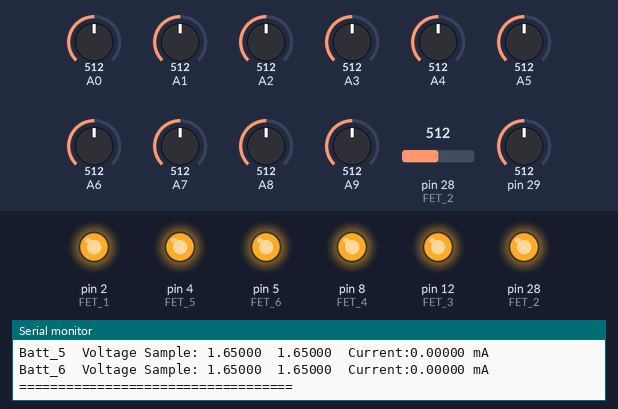
Recording of a sketch running on a simulated Teensy 4. On the bench: output pins drawn as LEDs (lit = HIGH), the last lines printed to the serial monitor. The test bench sets the inputs (shaded band); at power-on: A1 = 512, A3 = 512, A5 = 512, A0 = 512, A2 = 512, A4 = 512, A6 = 512, A7 = 512, A8 = 512, A9 = 512, pin 28 (FET_2) = 512, pin 29 = 512 (analog values on the 0–1023 scale). Storage starts empty.

Above: at 11.2 s.
11.3 s: A1 set to 300
12.8 s: A1 set to 277
At 14.0 s:
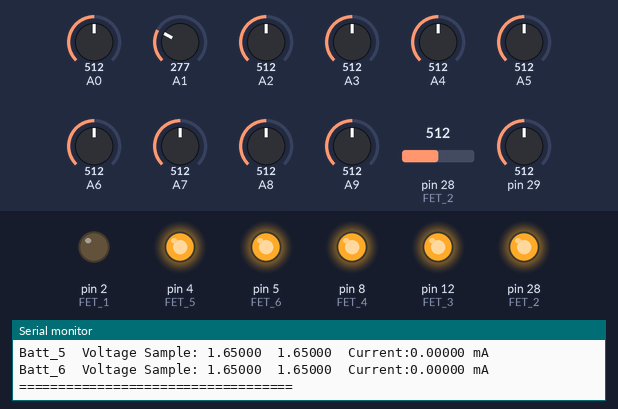
14.3 s: A3 set to 295
15.8 s: A3 set to 276
At 16.3 s:
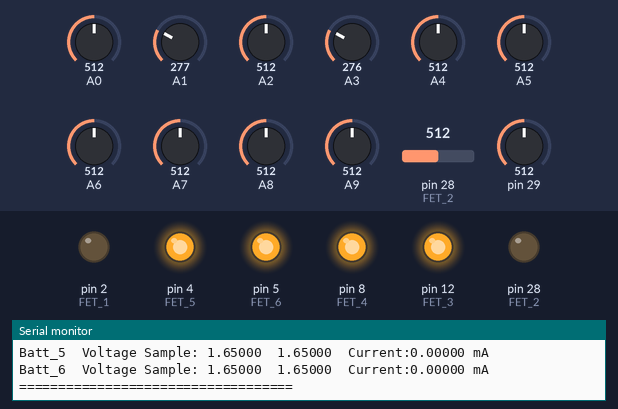
17.3 s: A5 set to 303
18.8 s: A5 set to 274
At 19.8 s:
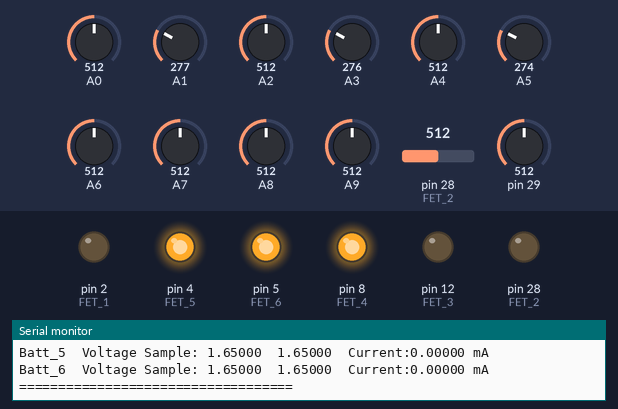
Timing chart, 0 to 21.3 s (numbered marks = the images above; inputs shaded):
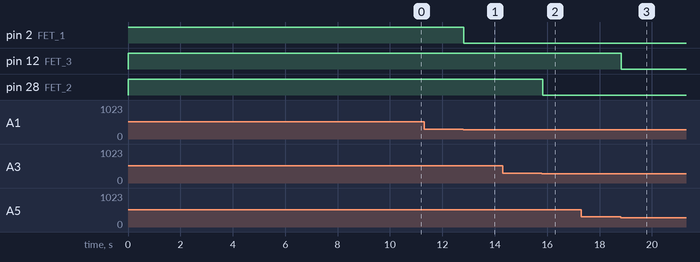

Measured:
- the behaviour switches between 286 and 285 on A1 (found by bisection; images 0 and 1)
- the behaviour switches between 286 and 285 on A3 (found by bisection; images 1 and 2)
- the behaviour switches between 286 and 285 on A5 (found by bisection; images 2 and 3)
- after the input at 12.8 s, pin 2 (FET_1): HIGH → LOW at once
- after the input at 15.8 s, pin 28 (FET_2): HIGH → LOW at once
- after the input at 18.8 s, pin 12 (FET_3): HIGH → LOW at once

The sketch:

battery_capacity_checker.ino
```cpp
#include <SD.h>
#include <SPI.h>

#define FET_1  2
#define FET_2  28
#define FET_3  12
#define FET_4  8
#define FET_5  4
#define FET_6  5

//#define CTRL_1  2
//#define CTRL_2  28
//#define CTRL_3  12
//#define CTRL_4  8
//#define CTRL_5  4
//#define CTRL_6  5

#define SENSE_1_0 A0
#define SENSE_1_1 A1
#define SENSE_2_0 A2
#define SENSE_2_1 A3
#define SENSE_3_0 A4
#define SENSE_3_1 A5
#define SENSE_4_0 A6
#define SENSE_4_1 A7
#define SENSE_5_0 A8
#define SENSE_5_1 A9
#define SENSE_6_0 A14
#define SENSE_6_1 A15

//#define FET_ADC_OFF_THRESH          1140 //~0.92V (V_BATT ~= 3.2V)
//#define FET_ADC_SAFETY_UPPER_THRESH 4046 //~3.26V

#define FET_ADC_OFF_THRESH          0.92 //~0.92V (V_BATT ~= 3.2V)
#define FET_ADC_SAFETY_UPPER_THRESH 3.26 //~3.26V

const int chipSelect = BUILTIN_SDCARD;

struct BattStruct{
  float  voltage_0;
  float  voltage_1;
  uint32_t  resVal;
  float     current;
  uint8_t   testOver;
  uint32_t  timeSample;
};

BattStruct batt_1, batt_2, batt_3, batt_4, batt_5, batt_6;

// Create an IntervalTimer object
IntervalTimer myTimer;

String fileName;
char fileNameChar[20];

void setup() {
  pinMode(FET_1, OUTPUT);
  pinMode(FET_2, OUTPUT);
  pinMode(FET_3, OUTPUT);
  pinMode(FET_4, OUTPUT);
  pinMode(FET_5, OUTPUT);
  pinMode(FET_6, OUTPUT);

  // enable all FETS
  digitalWrite(FET_1, HIGH);
  digitalWrite(FET_2, HIGH);
  digitalWrite(FET_3, HIGH);
  digitalWrite(FET_4, HIGH);
  digitalWrite(FET_5, HIGH);
  digitalWrite(FET_6, HIGH);

  batt_1.resVal=56;
  batt_2.resVal=56;
  batt_3.resVal=56;
  batt_4.resVal=56;
  batt_5.resVal=56;
  batt_6.resVal=56;

  batt_1.testOver=0;
  batt_2.testOver=0;
  batt_3.testOver=0;
  batt_4.testOver=0;
  batt_5.testOver=0;
  batt_6.testOver=0;

  analogReadResolution(12);

  Serial.begin(9600);
  while (!Serial) {
    ; // wait for serial port to connect.
  }

  Serial.print("Initializing SD card...");

  // see if the card is present and can be initialized:
  if (!SD.begin(chipSelect)) {
    Serial.println("Card failed, or not present");
    while (1) {
      // No SD card, so don't do anything more - stay stuck here
    }
  }

  Serial.println("card initialized.");

  // figure out fileName
  fileName = "datalog_1.csv";
  int i = 1;
  fileName.toCharArray(fileNameChar, fileName.length()+1);
  while(SD.exists(fileNameChar)){
    i++;
    fileName = "datalog_" + String(i) + ".csv";
    fileName.toCharArray(fileNameChar, fileName.length()+1);
  }

  Serial.print("logging file name:\t");
  Serial.println(fileNameChar);

  delay(10000);

  myTimer.begin(sampleBatteries, 100000);  // 1 Hz

}

void loop() {

}

void sampleBatteries(){
  Serial.print("Batt_1\t");
  sampleFunc(&batt_1, SENSE_1_0, SENSE_1_1, FET_1);
  Serial.print("Batt_2\t");
  sampleFunc(&batt_2, SENSE_2_0, SENSE_2_1, FET_2);
  Serial.print("Batt_3\t");
  sampleFunc(&batt_3, SENSE_3_0, SENSE_3_1, FET_3);
  Serial.print("Batt_4\t");
  sampleFunc(&batt_4, SENSE_4_0, SENSE_4_1, FET_4);
  Serial.print("Batt_5\t");
  sampleFunc(&batt_5, SENSE_5_0, SENSE_5_1, FET_5);
  Serial.print("Batt_6\t");
  sampleFunc(&batt_6, SENSE_6_0, SENSE_6_1, FET_6);

  saveBatteryVals();
  Serial.println("===================================");
}

String serializeBatteryVals(BattStruct battery){
  String dataString = "";
  dataString += String(battery.voltage_0,5);
  dataString += ",";
  dataString += String(battery.voltage_1,5);
  dataString += ",";
  dataString += String(battery.resVal);
  dataString += ",";
  dataString += String(battery.current,5);
  dataString += ",";
  dataString += String(battery.timeSample);
  dataString += ",";
  dataString += String(battery.testOver);

  return dataString;
}


void saveBatteryVals(void){
  // open the file.
  File dataFile = SD.open(fileNameChar, FILE_WRITE);

  String dataString = "";
  dataString += serializeBatteryVals(batt_1);
  dataString += ",";
  dataString += serializeBatteryVals(batt_2);
  dataString += ",";
  dataString += serializeBatteryVals(batt_3);
  dataString += ",";
  dataString += serializeBatteryVals(batt_4);
  dataString += ",";
  dataString += serializeBatteryVals(batt_5);
  dataString += ",";
  dataString += serializeBatteryVals(batt_6);

  // if the file is available, write to it:
  if (dataFile) {
    dataFile.println(dataString);
    dataFile.close();
    // print to the serial port too:
//    Serial.println(dataString);
  } else {
    // if the file isn't open, pop up an error:
    Serial.println("error opening datalog.txt");
  }
}

void sampleFunc(BattStruct *battery, uint8_t ADC_PIN_0, uint8_t ADC_PIN_1, uint8_t FET_PIN){
  battery->timeSample = millis();
  battery->voltage_0 = 3.300*(analogRead(ADC_PIN_0)/4096.0);
  battery->voltage_1 = 3.300*(analogRead(ADC_PIN_1)/4096.0);

  battery->current = ((float) (battery->voltage_1 - battery->voltage_0))/battery->resVal;

  Serial.print("Voltage Sample: ");
  Serial.print(battery->voltage_0,5);
  Serial.print("\t");
  Serial.print(battery->voltage_1,5);
  Serial.print("\t");
  Serial.print("Current:");
  Serial.print(battery->current,5);
  Serial.println(" mA");

  if(battery->testOver != 1){
    if(battery->voltage_1 < FET_ADC_OFF_THRESH){
      // turn off FET to protect the battery
      digitalWrite(FET_PIN, LOW);
      battery->testOver = 1;
      Serial.println("TEST OVER. Undervoltage condition reached.");
    }else if(battery->voltage_1 >= FET_ADC_SAFETY_UPPER_THRESH){
      digitalWrite(FET_PIN, HIGH);
    }
  }else{
    // if FET is on (battery is discharging)
    if(digitalRead(FET_PIN) == HIGH){
      if(battery->voltage_1 < FET_ADC_OFF_THRESH){
        // turn off FET to protect the battery
        digitalWrite(FET_PIN, LOW);
      }
    }else{
      if(battery->voltage_1 >= FET_ADC_SAFETY_UPPER_THRESH){
        // turn on FET to protect GPIO pin
        digitalWrite(FET_PIN, HIGH);
      }
    }
  }
}
```
